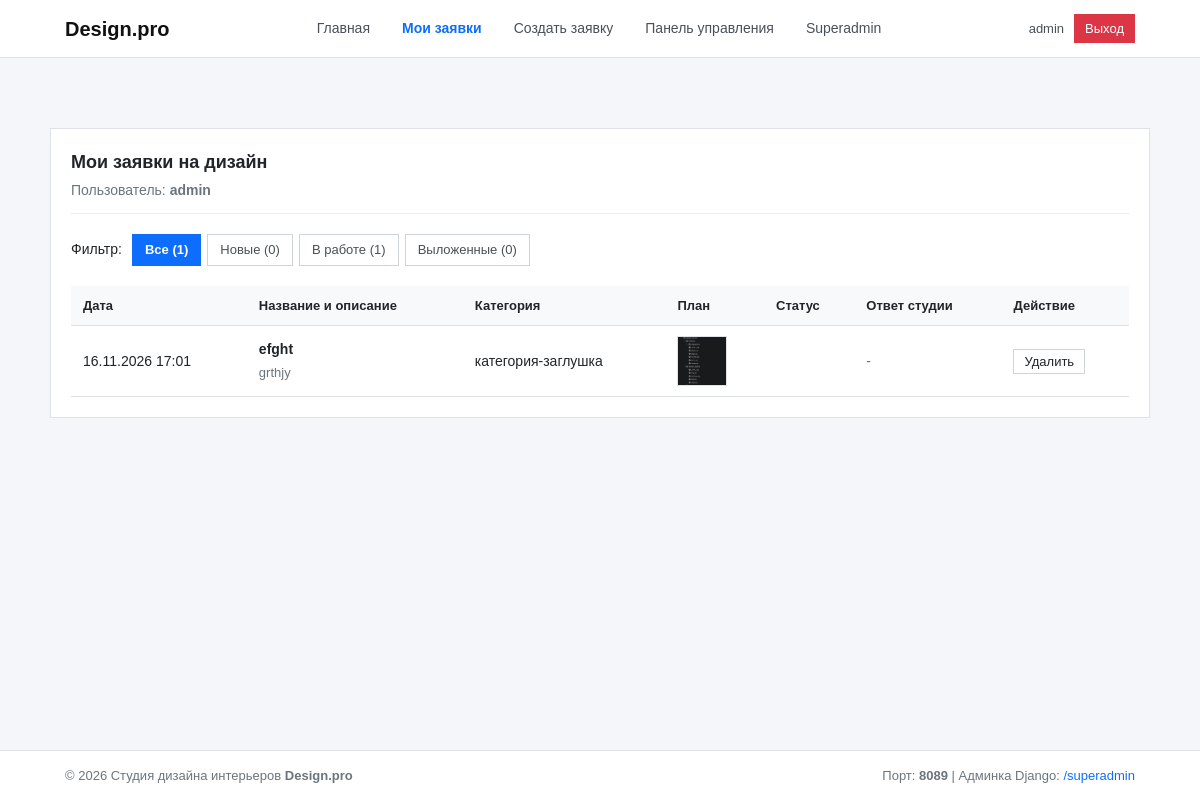
/cabinet/ (signed in), run on the app's committed database.
### catalog/models.py (models this page shows, shortened)
class User(AbstractUser):
    fio = models.CharField(
        max_length=150,
        verbose_name='ФИО',
        help_text='ФИО (только кириллические буквы, дефис и пробелы)'
    )
    class Meta:
        verbose_name = 'Пользователь'
        verbose_name_plural = 'Пользователи'

class Application(models.Model):
    STATUS_NEW = 'new'
    STATUS_IN_PROGRESS = 'in-progress'
    STATUS_COMPLETED = 'completed'
    STATUS_CHOICES = [
        (STATUS_NEW, 'Новая'),
        (STATUS_IN_PROGRESS, 'Принято в работу'),
        (STATUS_COMPLETED, 'Выполнено'),
    ]
    user = models.ForeignKey(
        settings.AUTH_USER_MODEL,
        on_delete=models.CASCADE,
        related_name='applications',
        verbose_name= 'Пользователь',
    )
    title = models.CharField(
        max_length=100,
        verbose_name='Название заявки'
    )
    description = models.TextField(
        verbose_name='Описание заявки',
    )
    category = models.ForeignKey(
        Category,
        on_delete=models.CASCADE,
        related_name='applications',
        verbose_name='Категория'
    )
    photo = models.ImageField(
        upload_to='photos/',
        validators=[validate_photo_file],
        verbose_name='Фото помещения или его план',
    )
    created_at = models.DateTimeField(
        auto_now_add=True,
        verbose_name='Временная метка добавления'
    )
    status = models.CharField(
        max_length=20,
        choices=STATUS_CHOICES,
        default=STATUS_NEW,
        verbose_name='Статус',
    )
    comment = models.TextField(
        blank=True,
        null=True,
        verbose_name='Комментарий администратора'
    )
    design_image = models.ImageField(
        upload_to='design/',
        blank=True,
        null=True,
        verbose_name='Изображение дизайна'
    )
    class Meta:
        verbose_name='Заявка',
        verbose_name_plural='Заявки',
        ordering=['-created_at']
    @property
    def is_deletable(self):
        return self.status == self.STATUS_NEW,

class Category(models.Model):
    name = models.CharField(
        max_length=100,
        unique=True,
        verbose_name='Название категории'
    )
    class Meta:
        verbose_name = 'Катергория'
        verbose_name_plural = 'Категории'
        ordering = ['name']

### catalog/views.py (the view)
# urls.py: path('cabinet/', views.cabinet_view, name='cabinet'),
@login_required
def cabinet_view(request):
    user_apps = Application.objects.filter(user=request.user).select_related('category')
    total_count = user_apps.count()
    new_count = user_apps.filter(status=Application.STATUS_NEW).count()
    in_progress_count = user_apps.filter(status=Application.STATUS_IN_PROGRESS).count()
    completed_count = user_apps.filter(status=Application.STATUS_COMPLETED).count()
    current_filter = request.GET.get('status', 'all')
    if current_filter in [Application.STATUS_NEW, Application.STATUS_IN_PROGRESS, Application.STATUS_COMPLETED]:
        user_apps = user_apps.filter(status=current_filter)
    user_apps = user_apps.order_by('-created_at')
    context = {
        'applications': user_apps,
        'current_filter': current_filter,
        'total_count': total_count,
        'new_count': new_count,
        'in_progress_count': in_progress_count,
        'completed_count': completed_count,
    }
    return render(request, 'catalog/cabinet.html', context)

### templates/catalog/cabinet.html (shortened to what this page needs)
{% extends 'base.html' %}
{% block content %}
<div class="box">
    <div class="box-header">
        <div>
            <h2 class="box-title">Мои заявки на дизайн</h2>
            <div class="box-subtitle">
                Пользователь: <b>{{ user.fio|default:user.username }}</b>
            </div>
        </div>
    </div>
    <div class="filter-bar">
        <span class="filter-label">Фильтр:</span>
        <div class="filter-group">
            <a href="{% url 'cabinet' %}?status=all"
               class="filter-btn {% if current_filter == 'all' or not current_filter %}active{% endif %}">
                Все ({{ total_count }})
            </a>
            <a href="{% url 'cabinet' %}?status=new"
               class="filter-btn {% if current_filter == 'new' %}active{% endif %}">
                Новые ({{ new_count }})
            </a>
            <a href="{% url 'cabinet' %}?status=in_progress"
               class="filter-btn {% if current_filter == 'in_progress' %}active{% endif %}">
                В работе ({{ in_progress_count }})
            </a>
            <a href="{% url 'cabinet' %}?status=compuled"
               class="filter-btn {% if current_filter == 'compuled' %}active{% endif %}">
                Выложенные ({{ completed_count }})
            </a>
        </div>
    </div>
    {% if applications %}
    <div class="table-wrap">
        <table>
            <thead>
            <tr>
                <th class="col-date">Дата</th>
                <th>Название и описание</th>
                <th class="col-category">Категория</th>
                <th class="col-thumb">План</th>
                <th class="col-status">Статус</th>
                <th>Ответ студии</th>
                <th class="col-action">Действие</th>
            </tr>
            </thead>
            <tbody>
            {% for app in applications %}
            <tr>
                <td class="col-date-text">
                    {{ app.created_at|date:"d.m.Y H:i" }}
                </td>
                <td>
                    <div class="app-title">{{ app.title }}</div>
                    <div class="app-desc">{{ app.description }}</div>
                </td>
                <td>
                    <span class="bange bange-category">{{ app.category.name }}</span>
                </td>
                <td>
                    {% if app.photo %}
                    <a href="{{ app.photo.url }}" target="_blank">
                        <img src="{{ app.photo.url }}" alt="План" width="300" class="app-thumb">
                    </a>
                    {% else %}
                    <span class="text-muted">-</span>
                    {% endif %}
                </td>
                <td>
                </td>
                <td>
                    {% if app.status == 'in_progress' and app.comment %}
                    <div class="comment-text"><strong>Комментарий:</strong>{{ app.comment }}</div>
                    {% else %}
                    <span class="text-muted">-</span>
                    {% endif %}
                </td>
                <td class="col-action-cell">
                    {% if app.is_deletable %}
                    <button type="button" class="btn btn-sm"
                            onclick="document.getElementById('delModal{{ app.pk }}').showModal()">
                        Удалить
                    </button>
                    {% else %}
                    <span class="text-muted small">Недоступно</span>
                    {% endif %}
                </td>
            </tr>
            {% endfor %}
            </tbody>
        </table>
    </div>
    {% else %}
    <div class="empty-state">
        <p class="empty-stste-text">Заявок с выбранным фильтром не найдено</p>
        <a href="{% url 'application-create' %}" class="btn bnt-sm-primary">Создать первую заявку</a>
    </div>
    {% endif %}
</div>
{% endblock %}

### templates/base.html (shortened to what this page needs)
{% load static %}
<!DOCTYPE html>
<html lang="ru">
<head>
    <link rel="stylesheet" href="{% static 'css/style.css' %}">
</head>
<body>
<header class="site-header">
    <div class="container header-inner">
        <a class="site-logo" href="{% url 'index' %}">Design.pro</a>
        <nav class="main-nav">
            <a class="nav-link {% if request.resolver_match.url_name == 'index' %}active{% endif %}"
               href="{% url 'index' %}">Главная</a>
            {% if user.is_authenticated %}
            <a class="nav-link {% if request.resolver_match.url_name == 'cabinet' %}active{% endif %}"
               href="{% url 'cabinet' %}">Мои заявки</a>
            <a class="nav-link {% if request.resolver_match.url_name == 'application-create' %}active{% endif %}"
               href="{% url 'application-create' %}">Создать заявку</a>
            {% if user.is_staff or user.is_superuser %}
            <a class="nav-link admin-link {% if request.resolver_match.url_name == 'admin_panel' %}active{% endif %}"
               href="{% url 'admin-panel' %}">Панель управления</a>
            <a class="nav-link superadmin-link" href="/superadmin/" target="_blank">Superadmin</a>
            {% endif %}
            {% endif %}
        </nav>
        <div class="user-block">
            {% if user.is_authenticated %}
            <span class="user-info">
                        {{ user.username }}{% if user.fio %} ({{ user.fio }}){% endif %}
                    </span>
            <a href="{% url 'logout' %}" class="btn btn-sm btn-danger">Выход</a>
            {% else %}
            <a href="{% url 'login' %}" class="btn btn-sm">Вход</a>
            <a href="{% url 'register' %}" class="btn btn-sm">Регистрация</a>
            {% endif %}
        </div>
    </div>
</header>
<main class="container main-content">
    {% block content %}{% endblock %}
</main>
<footer class="site-footer">
    <div class="container footer-inner">
        <span>© 2026 Студия дизайна интерьеров <strong>Design.pro</strong></span>
        <span>Порт: <strong>8089</strong> | Админка Django: <a href="/superadmin" target="_blank">/superadmin</a></span>
    </div>
</footer>
</body>
</html>

### static/css/style.css (style rules this page uses)
* { box-sizing: border-box; margin: 0; padding: 0; }
body { font-family: Arial, sans-serif; background-color: #f4f6f9; color: #212529; line-height: 1.5; font-size: 14px; min-height: 100vh; display: flex; flex-direction: column; }
a { color: #0d6efd; text-decoration: none; }
img { max-width: 100%; height: auto; display: block; }
.container { width: 100%; max-width: 1100px; margin: 0 auto; padding: 0 15px; }
.main-content { flex: 1; padding: 25px 0 40px; }
.site-header { background: #ffffff; border-bottom: 1px solid #dee2e6; padding: 12px 0; margin-bottom: 25px; }
.header-inner { display: flex; justify-content: space-between; align-items: center; flex-wrap: wrap; gap: 15px; }
.site-logo { font-size: 20px; font-weight: bold; color: #111; }
.main-nav { display: flex; gap: 12px; align-items: center; }
.nav-link { color: #495057; font-weight: 500; padding: 6px 10px; }
.nav-link:hover, .nav-link.active { color: #0d6efd; font-weight: bold; }
.user-block { display: flex; align-items: center; gap: 10px; }
.user-info { font-size: 13px; color: #495057; }
.btn { display: inline-block; padding: 6px 14px; font-size: 14px; font-weight: 500; text-align: center; border: 1px solid #ced4da; background: #ffffff; color: #212529; cursor: pointer; text-decoration: none; }
.btn-sm { padding: 4px 10px; font-size: 13px; }
.btn-danger { background: #dc3545; color: #ffffff; border-color: #dc3545; }
.box { background: #ffffff; border: 1px solid #dee2e6; padding: 20px; margin-bottom: 25px; }
.box-header { display: flex; justify-content: space-between; align-items: center; flex-wrap: wrap; gap: 15px; margin-bottom: 20px; padding-bottom: 12px; border-bottom: 1px solid #eee; }
.box-title { font-size: 18px; font-weight: bold; }
.box-subtitle { color: #6c757d; font-size: 14px; margin-top: 4px; }
.filter-bar { display: flex; align-items: center; gap: 10px; margin-bottom: 20px; flex-wrap: wrap; }
.filter-group { display: flex; gap: 6px; flex-wrap: wrap; }
.filter-btn { padding: 5px 12px; font-size: 13px; border: 1px solid #ced4da; background: #ffffff; color: #495057; }
.filter-btn.active { background: #0d6efd; color: #ffffff; border-color: #0d6efd; font-weight: bold; }
.table-wrap { overflow-x: auto; }
table { width: 100%; border-collapse: collapse; text-align: left; }
th, td { padding: 10px 12px; border-bottom: 1px solid #dee2e6; vertical-align: middle; }
th { background: #f8f9fa; font-weight: 600; font-size: 13px; }
.app-title { font-weight: bold; font-size: 14px; }
.app-desc { font-size: 13px; color: #6c757d; margin-top: 3px; }
.app-thumb, .plan-thumb, .design-thumb { width: 50px; height: 50px; object-fit: cover; border: 1px solid #dee2e6; }
.col-action-cell { white-space: nowrap; }
.site-footer { background: #ffffff; border-top: 1px solid #dee2e6; padding: 15px 0; margin-top: auto; font-size: 13px; color: #6c757d; }
.footer-inner { display: flex; justify-content: space-between; align-items: center; flex-wrap: wrap; gap: 10px; }
.text-muted { color: #6c757d; }

### data on the page
User: username "admin", fio "admin"
Application: created_at "16.11.2026 17:01", title "efght", description "grthjy", category.name "категория-заглушка", photo (picture)

### other printed values
{{ total_count }} "1"
{{ new_count }} "0"
{{ in_progress_count }} "1"
{{ completed_count }} "0"
